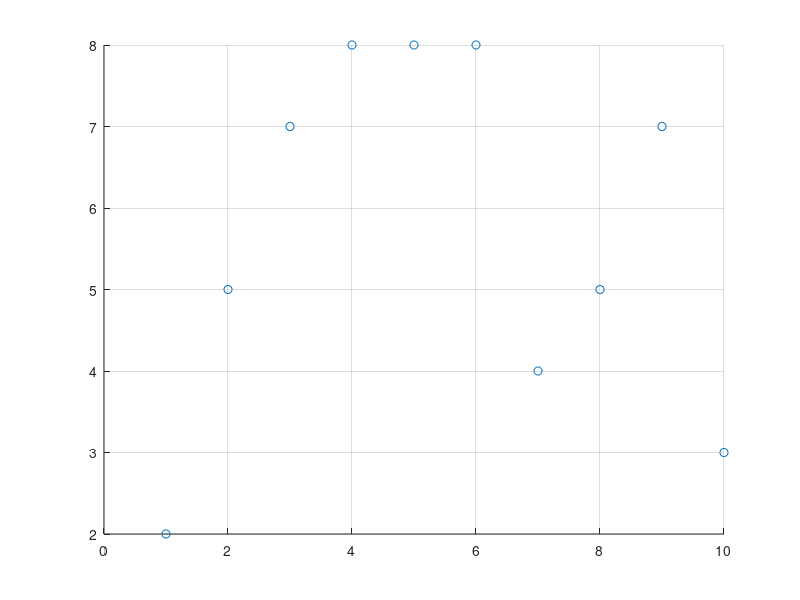

The MATLAB script that drew this image:
N=10;
M=10;
Positions=zeros(N,3);
for i=1:N
    Positions(i,1)=i;
    Positions(i,2)=round((M)*rand(1));
    Positions(i,3)=round((M)*rand(1));
end ;
Tr=30;
Neighbour=zeros(N,N);
for i=1:N
    for j=1:N
            x1=Positions(i,2);
            x2=Positions(j,2);
            y1=Positions(i,3);
            y2=Positions(j,3);
            d1=sqrt((x1-x2)*(x1-x2)+(y1-y2)*(y1-y2));
            if i==j
                Neighbour(i,j)=0;
            elseif d1<Tr
                Neighbour(i,j)=d1;
                %Neighbour(j,i)=d1;
            else
                Neighbour(i,j)=M+100;
            end;
    end;
end;

% for i=1:N 
%     mini=M+100;
%     for j=1:N
%         if(mini>Neighbour(j,i))
%             mini=Neighbour(j,i);
%             ind=j;
%         end;
%     end;
%     for j=1:N
%         if j~=ind
%             Neighbour(j,i)=0;
%             Neighbour(i,j)=0;
%         end;
%     end;
% end;
%

scatter(Positions(:,1),Positions(:,2));
grid on;
% minnGraph=graph(Neighbour);
% plot(minnGraph,'xData',Positions(:,2),'yData',Positions(:,3));
% 
% T= minspantree(minnGraph);
% figure,plot(T,'xData',Positions(:,2),'yData',Positions(:,3));
% 
% [tree,d]=shortestpathtree(minnGraph,1);
% figure,p=plot(minnGraph,'xData',Positions(:,2),'yData',Positions(:,3));
% p.NodeCData=d;
